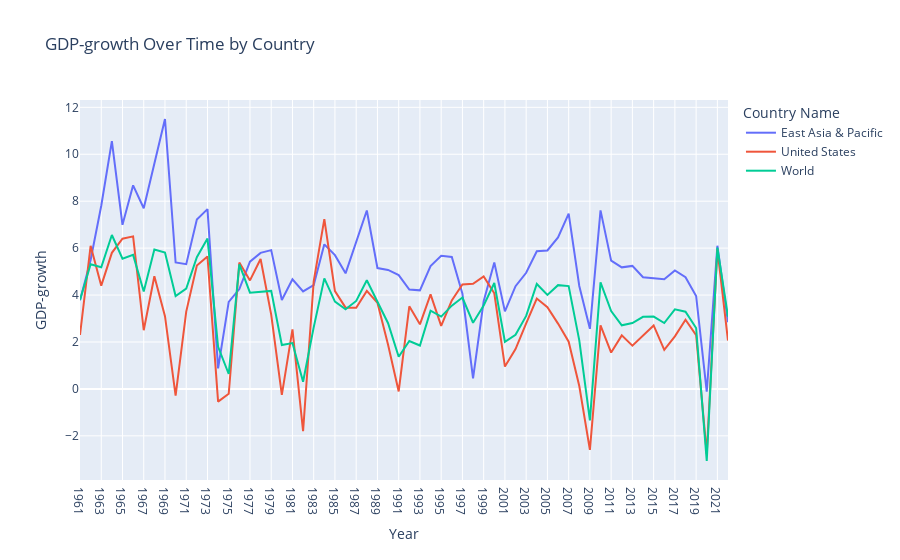

This figure's notebook cell:
### Markdown cell above
問題三:我們從問題二中已知GDP和預期壽命有關，那麼預期壽命的斜率理論上會與GDP成長率正相關，又同時發現1960-1962時，世界和東亞的預期壽命爆發式增長，所以額外加入美國來觀察GDP成長率和預期壽命斜率的關係，結果上來說，兩者並無太大關聯，所以影響預期壽命的應該還有其他因素使當時預期壽命爆發式成長。

### Code cell
import pandas as pd
import plotly.express as px

# 讀取GDP成長 CSV file
df = pd.read_csv('GDP-G.csv', encoding='utf-8')

# 繪製折線圖
fig = px.line(df.melt(id_vars='Country Name', var_name='Year', value_name='GDP-growth'), 
              x='Year', y='GDP-growth', color='Country Name',
              title='GDP-growth Over Time by Country')

fig.show()

### Figure 1 — Plotly figure (JSON) as saved in the notebook; plotly's stock layout.template omitted (floating-point values rounded to 4 significant figures)
{"data": [{"hovertemplate": "Country Name=East Asia & Pacific<br>Year=%{x}<br>GDP-growth=%{y}<extra></extra>", "legendgroup": "East Asia & Pacific", "line": {"color": "#636efa", "dash": "solid"}, "marker": {"symbol": "circle"}, "mode": "lines", "name": "East Asia & Pacific", "orientation": "v", "showlegend": true, "type": "scatter", "x": ["1961", "1962", "1963", "1964", "1965", "1966", "1967", "1968", "1969", "1970", "1971", "1972", "1973", "1974", "1975", "1976", "1977", "1978", "1979", "1980", "1981", "1982", "1983", "1984", "1985", "1986", "1987", "1988", "1989", "1990", "1991", "1992", "1993", "1994", "1995", "1996", "1997", "1998", "1999", "2000", "2001", "2002", "2003", "2004", "2005", "2006", "2007", "2008", "2009", "2010", "2011", "2012", "2013", "2014", "2015", "2016", "2017", "2018", "2019", "2020", "2021", "2022"], "xaxis": "x", "y": [3.776, 5.492, 7.805, 10.56, 6.993, 8.677, 7.698, 9.541, 11.5, 5.389, 5.316, 7.215, 7.661, 0.8774, 3.706, 4.257, 5.423, 5.798, 5.915, 3.787, 4.674, 4.153, 4.428, 6.161, 5.701, 4.924, 6.256, 7.601, 5.152, 5.07, 4.853, 4.237, 4.201, 5.238, 5.669, 5.62, 4.055, 0.4485, 3.733, 5.391, 3.303, 4.379, 4.949, 5.868, 5.9, 6.454, 7.469, 4.387, 2.56, 7.61, 5.466, 5.18, 5.243, 4.758, 4.715, 4.67, 5.052, 4.76, 3.962, -0.119, 6.103, 2.846], "yaxis": "y"}, {"hovertemplate": "Country Name=United States<br>Year=%{x}<br>GDP-growth=%{y}<extra></extra>", "legendgroup": "United States", "line": {"color": "#EF553B", "dash": "solid"}, "marker": {"symbol": "circle"}, "mode": "lines", "name": "United States", "orientation": "v", "showlegend": true, "type": "scatter", "x": ["1961", "1962", "1963", "1964", "1965", "1966", "1967", "1968", "1969", "1970", "1971", "1972", "1973", "1974", "1975", "1976", "1977", "1978", "1979", "1980", "1981", "1982", "1983", "1984", "1985", "1986", "1987", "1988", "1989", "1990", "1991", "1992", "1993", "1994", "1995", "1996", "1997", "1998", "1999", "2000", "2001", "2002", "2003", "2004", "2005", "2006", "2007", "2008", "2009", "2010", "2011", "2012", "2013", "2014", "2015", "2016", "2017", "2018", "2019", "2020", "2021", "2022"], "xaxis": "x", "y": [2.3, 6.1, 4.4, 5.8, 6.4, 6.5, 2.5, 4.8, 3.1, -0.2835, 3.293, 5.259, 5.646, -0.5406, -0.2055, 5.388, 4.624, 5.535, 3.166, -0.2567, 2.538, -1.803, 4.584, 7.237, 4.17, 3.463, 3.459, 4.177, 3.673, 1.886, -0.1083, 3.522, 2.752, 4.029, 2.684, 3.773, 4.447, 4.481, 4.794, 4.077, 0.9543, 1.696, 2.796, 3.853, 3.483, 2.783, 2.011, 0.1222, -2.6, 2.709, 1.55, 2.281, 1.842, 2.288, 2.706, 1.667, 2.242, 2.945, 2.294, -2.768, 5.945, 2.062], "yaxis": "y"}, {"hovertemplate": "Country Name=World<br>Year=%{x}<br>GDP-growth=%{y}<extra></extra>", "legendgroup": "World", "line": {"color": "#00cc96", "dash": "solid"}, "marker": {"symbol": "circle"}, "mode": "lines", "name": "World", "orientation": "v", "showlegend": true, "type": "scatter", "x": ["1961", "1962", "1963", "1964", "1965", "1966", "1967", "1968", "1969", "1970", "1971", "1972", "1973", "1974", "1975", "1976", "1977", "1978", "1979", "1980", "1981", "1982", "1983", "1984", "1985", "1986", "1987", "1988", "1989", "1990", "1991", "1992", "1993", "1994", "1995", "1996", "1997", "1998", "1999", "2000", "2001", "2002", "2003", "2004", "2005", "2006", "2007", "2008", "2009", "2010", "2011", "2012", "2013", "2014", "2015", "2016", "2017", "2018", "2019", "2020", "2021", "2022"], "xaxis": "x", "y": [3.79, 5.315, 5.184, 6.558, 5.549, 5.713, 4.153, 5.942, 5.816, 3.96, 4.277, 5.616, 6.407, 1.797, 0.6355, 5.304, 4.1, 4.137, 4.176, 1.869, 1.952, 0.3034, 2.625, 4.71, 3.721, 3.395, 3.748, 4.633, 3.706, 2.799, 1.37, 2.04, 1.848, 3.335, 3.081, 3.548, 3.894, 2.82, 3.553, 4.516, 2.01, 2.305, 3.111, 4.472, 4.005, 4.422, 4.381, 2.07, -1.342, 4.54, 3.32, 2.71, 2.809, 3.074, 3.083, 2.809, 3.39, 3.288, 2.595, -3.072, 6.024, 3.08], "yaxis": "y"}], "layout": {"legend": {"title": {"text": "Country Name"}, "tracegroupgap": 0}, "title": {"text": "GDP-growth Over Time by Country"}, "xaxis": {"anchor": "y", "domain": [0, 1], "title": {"text": "Year"}}, "yaxis": {"anchor": "x", "domain": [0, 1], "title": {"text": "GDP-growth"}}}}
